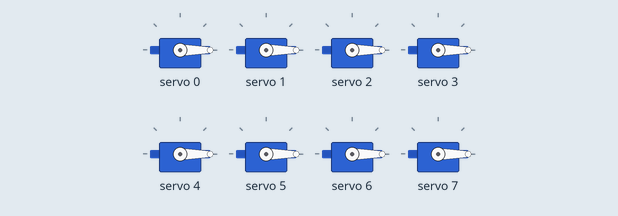
This sketch was run on a simulated Arduino Uno, built with avr-gcc and run on an emulated ATmega328P. On the bench: 8 × servo.

Above: at 0.05 s.
At 2.25 s:
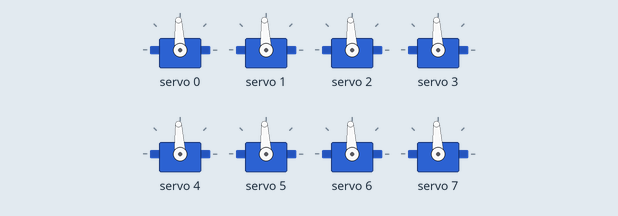
At 4.5 s:
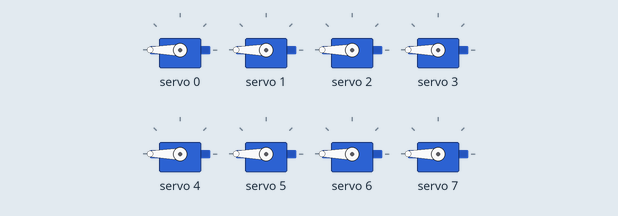
Timing chart, 0 to 5.9 s (numbered marks = the images above):
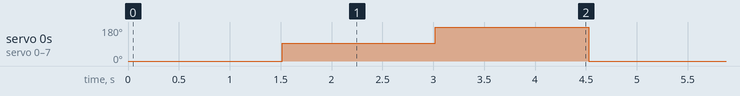

Measured:
- by itself, servo 0–7: repeats every 4.5 s: 180° 1.5 s, 0° 1.5 s, 93° 1.5 s

The sketch:

Exemple_2.ino
```cpp
/**
 * e-mail : rachelsysteme@gmail.com
 * gitHub : https://github.com/RS-malik-el
 * Donation : paypal.me/RachelSysteme
 *
 * @AUTEUR : RACHEL SYSTEME / OpenProgramming
 * DATE : 25/01/2023
 *
 * @Board : Arduino
 *
 * La bibliothèque est disponible dans le gestionnaire de bibliothèque
 * de l'IDE arduino, rechercher et installer la bibliothèque suivante :
 *
 * Bibliothèque utilisé : PCA9685_16-Channel_PWM_Driver_Module_Library
 *
 * Les servomoteurs sont connecté aux cannaux 0 à 7
 *
 * Les valeurs de l'angle varie de -90 à +90
 * */

#include <PCA9685.h> // Insertion de la bibliothèque

#define NB_SERVO 8 // Nombre de servomoteur connecté

// Objet de type PCA9685 permettant de controler le module
PCA9685 pwmController;
// Objet de type PCA9685_ServoEval permettant de convertir l'angle en valeur PWM
PCA9685_ServoEval pwmAngleValue;

int pwmValue[NB_SERVO]; // Tableau contenant les valeurs des angles en signal PWM

// Prototype de la fonction
void updateAngle(int angle); // Mets à jour le tableau int pwmValue[NB_SERVO]

void setup(){
    Wire.begin(); // Initialisation de l'interface I2C
    // Ré-initialisation des PCA9685 sur la ligne I2C
    pwmController.resetDevices();
    pwmController.init(); // Initilisation du module
    // Définit une fréquence f=5OHz soit T=20ms
    // pour les Servomoteurs standard
    pwmController.setPWMFreqServo();
}

void loop(){
    int Attente = 1500; // Petite pause
    updateAngle(-90);
    pwmController.setChannelsPWM(0, NB_SERVO, pwmValue);
    delay(Attente);
    updateAngle(0);
    pwmController.setChannelsPWM(0, NB_SERVO, pwmValue);
    delay(Attente);
    updateAngle(90);
    pwmController.setChannelsPWM(0, NB_SERVO, pwmValue);
    delay(Attente);
}

void updateAngle(int angle){
    for (int i = 0; i < NB_SERVO; ++i){
        pwmValue[i] = pwmAngleValue.pwmForAngle(angle);
    }
}
```
